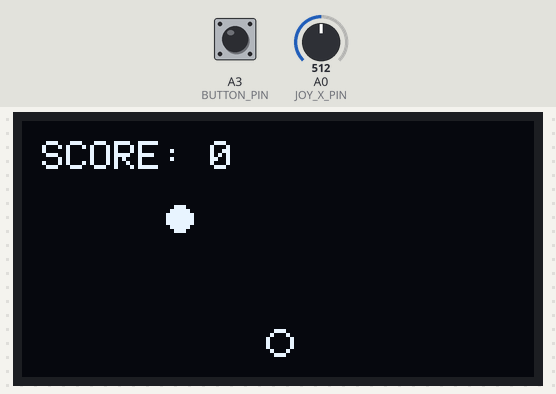
Bench run of a sketch on a simulated Arduino Uno, built with avr-gcc and run on an emulated ATmega328P. On the bench: 128×64 one-colour display. The inputs (shaded band) are chosen by the test bench; at power-on: A0 (JOY_X_PIN) = 512, A3 (BUTTON_PIN) HIGH. Random numbers use the default seed unless the sketch sets one.

Above: at 3.2 s.
3.3 s: A0 (JOY_X_PIN) set to 741
4.8 s: A0 (JOY_X_PIN) set to 757
At 6.0 s:
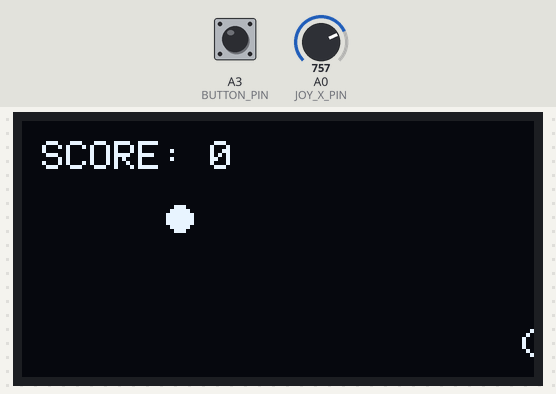
6.9 s: A3 (BUTTON_PIN) pulled LOW for 0.15 s
8.7 s: A0 (JOY_X_PIN) set to 240
At 10.3 s:
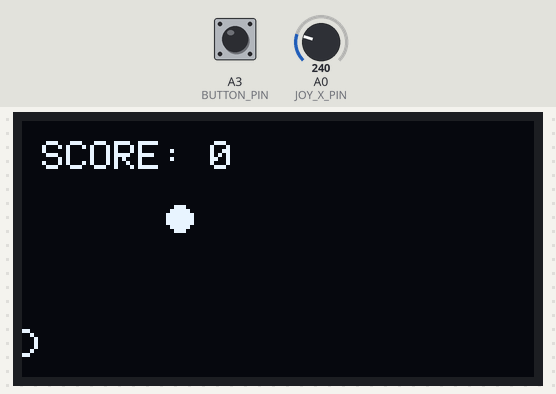
10.5 s: A3 (BUTTON_PIN) pulled LOW for 1 s
Timing chart, 0 to 13.5 s (numbered marks = the images above; inputs shaded):
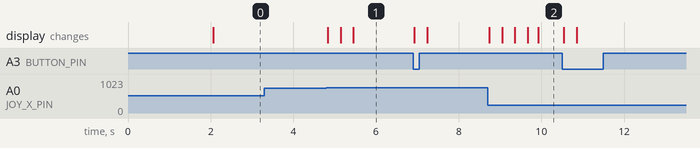

The sketch:

oled-game.ino
```cpp
#include <Wire.h>
#include <Adafruit_GFX.h>
#include <Adafruit_SSD1306.h>

#define JOY_X_PIN  A0
#define JOY_Y_PIN  A1
#define BUTTON_PIN A3

#define SWIDTH 128
#define SHEIGHT 64

#define PLAYER_Y 55
#define PLAYER_SPEED 3
#define PLAYER_SIZE 3

#define TARGET_MIN_X 5
#define TARGET_MIN_Y 5
#define TARGET_MAX_X (SWIDTH-5)
#define TARGET_MAX_Y 35
#define TARGET_SIZE 3

#define BULLET_SPEED 5
#define BULLET_SIZE 1
#define MAX_BULLET 30

struct Bullet {
  int x, y;
  bool active{false};

  void update() {
    y -= BULLET_SPEED;
    if (y < 0) active = false;
  }

  void draw(Adafruit_SSD1306& oled) {
    oled.fillCircle(x, y, BULLET_SIZE, WHITE);
  }
};

Adafruit_SSD1306 oled(SWIDTH, SHEIGHT, &Wire, -1);

Bullet bulletPool[MAX_BULLET];

Bullet* getBullet() {
  for (int i = 0; i < MAX_BULLET; i++) {
    if (!bulletPool[i].active) return &bulletPool[i];
  }

  return nullptr;
}

bool checkCircleColl(int x1, int y1, int r1, int x2, int y2, int r2) {
  return sqrt(pow((x2 - x1), 2) + pow((y2 - y1), 2)) < (r1 + r2);
}

int px;
int tx, ty;
bool canShoot = true;

int score = 0;

void setup() {
  Serial.begin(9600);
  randomSeed(analogRead(0));

  if (!oled.begin(SSD1306_SWITCHCAPVCC, 0x3C)) {
    Serial.println(F("SSD1306 allocation failed"));
    while (true);
  }

  pinMode(BUTTON_PIN, INPUT_PULLUP);

  delay(2000);

  px = 64;
  tx = random(TARGET_MIN_X, TARGET_MAX_X);
  ty = random(TARGET_MIN_Y, TARGET_MAX_Y);
}

void loop() {
  // Serial.print(analogRead(JOY_X_PIN));
  // Serial.print("\t");
  // Serial.println(analogRead(JOY_Y_PIN));

  if (analogRead(JOY_X_PIN) > 750) px += PLAYER_SPEED;
  else if (analogRead(JOY_X_PIN) < 250) px -= PLAYER_SPEED;

  if (px < 0) px = 0;
  if (px > SWIDTH) px = SWIDTH;

  if (digitalRead(BUTTON_PIN) == LOW && canShoot) {
    Bullet* bullet = getBullet();
    if (bullet) {
      bullet->active = true;
      bullet->x = px;
      bullet->y = PLAYER_Y;
    }
    canShoot = false;
  } else if (digitalRead(BUTTON_PIN) == HIGH && !canShoot) {
    canShoot = true;
  }

  oled.clearDisplay();

  for (Bullet& bullet : bulletPool) {
    if (bullet.active) {
      if (checkCircleColl(bullet.x, bullet.y, BULLET_SIZE, tx, ty, TARGET_SIZE)) {
        bullet.active = false;
        tx = random(TARGET_MIN_X, TARGET_MAX_X);
        ty = random(TARGET_MIN_Y, TARGET_MAX_Y);
        score++;
        continue;
      }

      bullet.update();
      bullet.draw(oled);
    }
  }

  oled.drawCircle(px, PLAYER_Y, PLAYER_SIZE, WHITE);
  oled.fillCircle(tx, ty, TARGET_SIZE, WHITE);

  char scoreText[12];
  sprintf(scoreText, "SCORE: %d", score);
  oled.setTextSize(1);
  oled.setTextColor(WHITE);
  oled.setCursor(5, 5);
  oled.println(scoreText);

  oled.display();
}
```

Measured:
- the behaviour switches between 750 and 751 on A0 (JOY_X_PIN) (found by bisection; images 0 and 1)
- after the input at 3.3 s, every drawn part: stays the same
- after the input at 4.8 s, the display: first changes at once (image 1 shows a later state)
- after the input at 8.7 s, the display: first changes at once (image 2 shows a later state)
